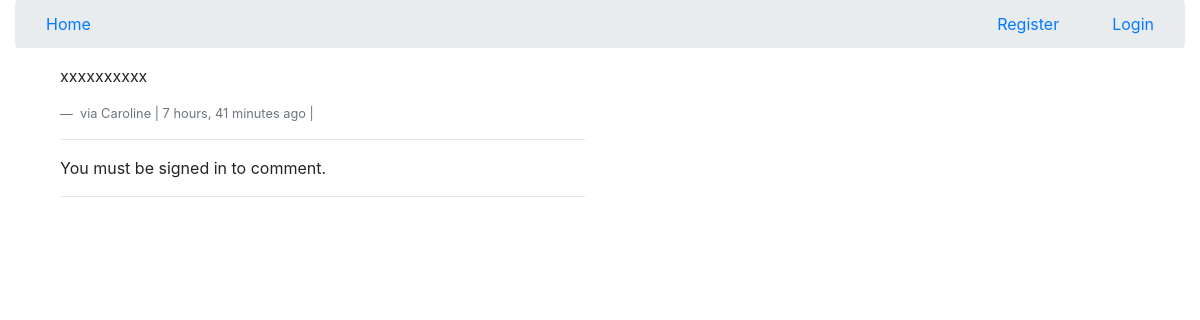
The page /comments/4/ on the database its author committed.
### comments/models.py (models this page shows, shortened)
class Comment(models.Model):
	user		= models.ForeignKey(settings.AUTH_USER_MODEL, default=1)
	content_type = models.ForeignKey(ContentType, on_delete=models.CASCADE)
	object_id = models.PositiveIntegerField()
	content_object = GenericForeignKey('content_type', 'object_id')
	parent		= models.ForeignKey("self", null=True, blank=True)
	content		= models.TextField()
	timestamp 	= models.DateTimeField(auto_now_add=True)
	objects = CommentManager()
	class Meta:
		ordering = ["-timestamp"]
	def children(self):
		return Comment.objects.filter(parent=self)
	@property
	def is_parent(self):
		if self.parent is not None:
			return False
		return True

### comments/views.py (the view, shortened to what this page needs)
# urls.py: url(r'^(?P<id>\d+)/$', comment_thread, name="thread"),
def comment_thread(request, id):
	try:
		obj = Comment.objects.get(id=id)
	except:
		raise Http404
	if not obj.is_parent:
		obj = obj.parent #reset original var to parent obj
	content_object = obj.content_object #parent post
	content_id = obj.content_object.id
	initial_data = {
		"content_type": obj.content_type,
		"object_id": obj.object_id,
	}
	form = CommentForm(request.POST or None, initial=initial_data)
	context = {
		"comment": obj,
		"form": form,
	}
	return render(request, "comment_thread.html", context)

### templates/comment_thread.html (shortened to what this page needs)
{% extends "base.html" %}
{% load urlify %}
{% load crispy_forms_tags %}
{% block content %}
<div class="col-sm-6 col-sm-offset-3">
		<p>{{ comment.content }}</p>
		<footer class="blockquote-footer"> via {{ comment.user }} | {{ comment.timestamp | timesince }} ago |
		</footer>
		<hr>
		<div>
			{% if request.user.is_authenticated %}
				<form method="POST" action="."> {% csrf_token %} {{ form | crispy }}
					<input type="hidden" name="parent_id" value="{{ comment.id }}">
					<input type="submit" value="Reply" class="btn btn-default">
				</form>
			{% else %}
			<p>You must be signed in to comment.</p>
			{% endif %}
			<hr>
		</div>
</div>
{% endblock content %}

### rows shown on the page
Comment: content "xxxxxxxxxx", user "Caroline", timestamp "7 hours, 41 minutes"
